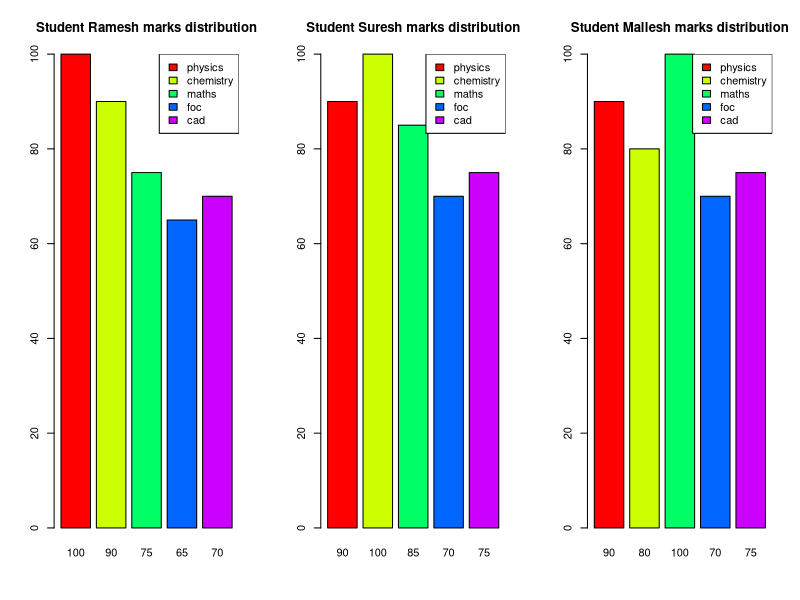
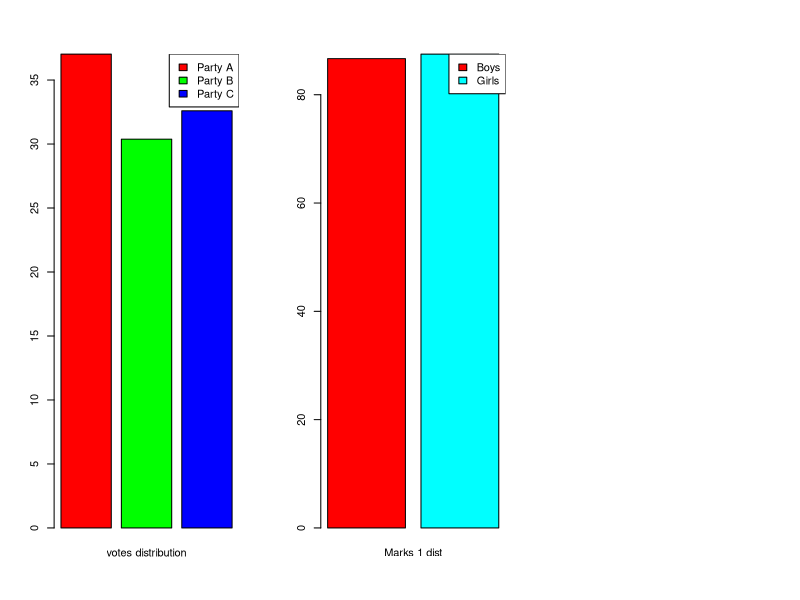

Here is the R script that generated these plots, in order:
df <- data.frame(
  name = c("Ramesh", "Suresh", "Mallesh"),
  physics = c(100,90,90),
  chemistry = c(90,100,80),
  maths = c(75, 85, 100),
  foc = c(65, 70, 70),
  cad = c(70, 75, 75)
)
df
labels <- colnames(df)[2:6]
par(mfrow=c(1,3))
for(row in 1:nrow(df)){
  x <- df[row, 2:6]
  barplot(as.numeric(x), names.arg = x,  main = paste('Student',df[row,1],'marks distribution'), col = rainbow(length(x)))
  legend("topright" ,legend = labels, fill = rainbow(length(x)))
}

df = data.frame(
  votes = c(55,65,74,23,21,29,39,10),
  party = c("A", "B", "C", "A", "B", "C", "A", "B")
)

labels <- c("Party A", "Party B", "Party C")
a <- sum(df$votes[df$party == 'A'])/sum(df$votes)*100
b <- sum(df$votes[df$party == 'B'])/sum(df$votes)*100
c <- sum(df$votes[df$party == 'C'])/sum(df$votes)*100
v<-c(a,b,c)
barplot(v, names.arg = "votes distribution", col=rainbow(length(v)))
legend("topright", legend = labels, fill = rainbow(length(v)))


df <- data.frame(
  rollno = c(100, 101, 102, 103, 104),
  marks1 = c(90,100,85,90,70),
  marks2 = c(85,90,100,95,75),
  gender = c('M','M','F','F','M')
)
x<- c(mean(df[df$gender == 'M',]$marks1), mean(df[df$gender == 'F',]$marks1))
barplot(x, names.arg = 'Marks 1 dist', col = rainbow(length(x)))
legend("topright", legend = c("Boys", "Girls"), fill = rainbow(length(x)))

